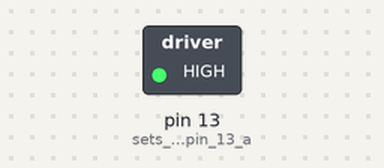
This sketch was run on a simulated Arduino Uno, built with avr-gcc and run on an emulated ATmega328P. On the bench: switched loads named in the sketch (green lamp = pin HIGH).

Above: at 5.0 s.
At 10.5 s:
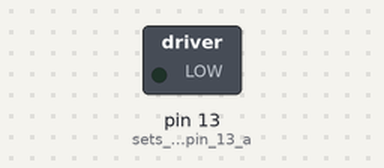
Timing chart, 0 to 14.3 s (numbered marks = the images above):
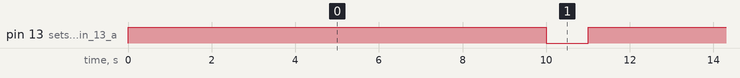

Measured:
- by itself, pin 13 (sets_the_digital_pin_13_a): alternates HIGH for 10.0 s and LOW for 1.0 s

The sketch:

Test_motor_controll.ino
```cpp
void setup() {
  pinMode(13, OUTPUT);    // sets the digital pin 13 as output
}

void loop() {
  digitalWrite(13, HIGH); // sets the digital pin 13 on
  delay(10000);            // waits for a second
  digitalWrite(13, LOW);  // sets the digital pin 13 off
  delay(1000);            // waits for a second
}
```
